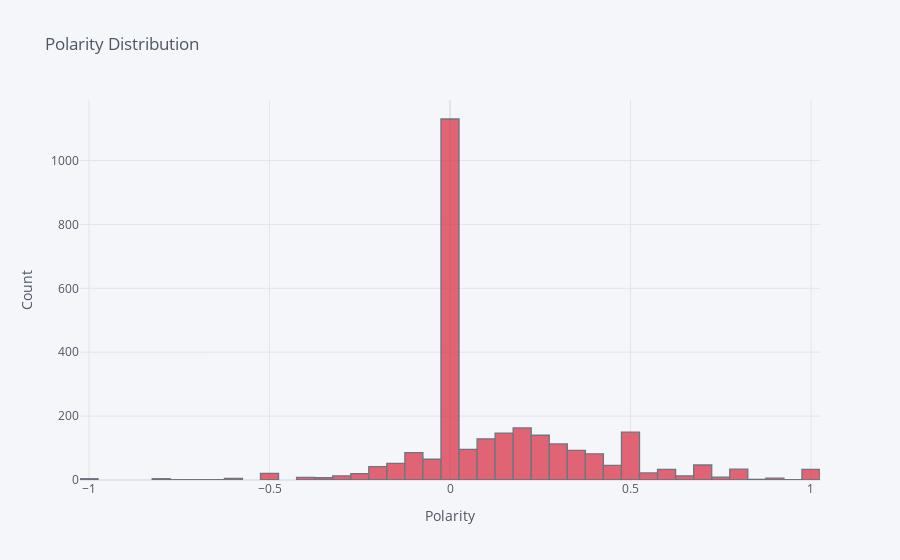

Notebook code cell kept with this figure:
### Markdown cell above
# Plotting the data

### Code cell
ndf['polarity'].iplot(kind='hist', xTitle='Polarity', yTitle='Count', title='Polarity Distribution', colors='red')

### Figure 1 — Plotly figure (JSON) as saved in the notebook; plotly's stock layout.template omitted (floating-point values rounded to 4 significant figures; data arrays with more than 128 entries replaced by an {"elided": "..."} marker saying what was removed)
{"data": [{"histfunc": "count", "histnorm": "", "marker": {"color": "rgba(219, 64, 82, 1.0)", "line": {"color": "#4D5663", "width": 1.3}}, "name": "polarity", "opacity": 0.8, "orientation": "v", "type": "histogram", "x": {"elided": "2819 float values"}}], "layout": {"barmode": "overlay", "legend": {"bgcolor": "#F5F6F9", "font": {"color": "#4D5663"}}, "paper_bgcolor": "#F5F6F9", "plot_bgcolor": "#F5F6F9", "title": {"font": {"color": "#4D5663"}, "text": "Polarity Distribution"}, "xaxis": {"gridcolor": "#E1E5ED", "showgrid": true, "tickfont": {"color": "#4D5663"}, "title": {"font": {"color": "#4D5663"}, "text": "Polarity"}, "zerolinecolor": "#E1E5ED"}, "yaxis": {"gridcolor": "#E1E5ED", "showgrid": true, "tickfont": {"color": "#4D5663"}, "title": {"font": {"color": "#4D5663"}, "text": "Count"}, "zerolinecolor": "#E1E5ED"}}}
